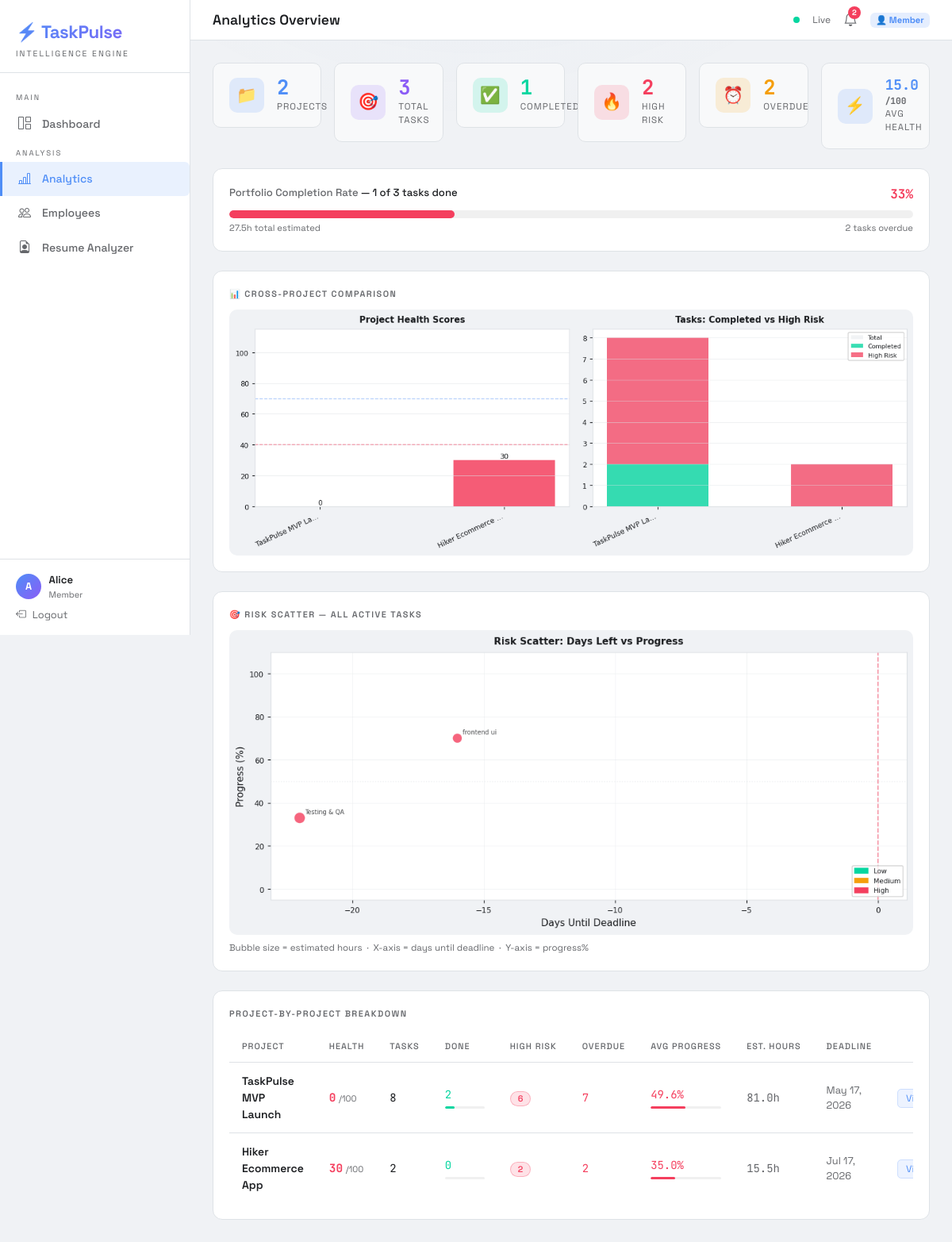
Page /analytics (signed in) on the committed database.
### tables this page shows
CREATE TABLE user (
                id            INTEGER PRIMARY KEY AUTOINCREMENT,
                username      TEXT    NOT NULL UNIQUE,
                email         TEXT    NOT NULL UNIQUE,
                password_hash TEXT,
                role          TEXT    NOT NULL DEFAULT 'member',
                created_at    TEXT    NOT NULL DEFAULT (datetime('now'))
            );

CREATE TABLE project (
                id          INTEGER PRIMARY KEY AUTOINCREMENT,
                name        TEXT    NOT NULL,
                description TEXT,
                deadline    TEXT    NOT NULL,
                created_at  TEXT    NOT NULL DEFAULT (datetime('now')),
                created_by  INTEGER REFERENCES user(id)
            );

### app.py (the view)
@app.route('/analytics')
@login_required
def analytics():
    if current_user.role == 'manager':
        projects  = db_get_projects_by_manager(current_user.id)
        all_tasks = db_get_tasks_by_manager(current_user.id)
    else:
        all_tasks = db_get_tasks_by_assignee(current_user.id)
        projects  = db_get_projects_for_user(current_user.id)
    now  = datetime.utcnow()
    rows = []
    for p in projects:
        tasks = db_get_tasks_by_project(p.id)
        if not tasks: continue
        df = pd.DataFrame([{'progress': t.progress, 'est_hours': t.estimated_hours,
                             'risk': compute_risk(t), 'status': t.status,
                             'days_remaining': (t.deadline - now).days} for t in tasks])
        rows.append({'project': p, 'health': round(project_health(tasks), 1),
                     'avg_prog': round(float(df['progress'].mean()), 1),
                     'total_hrs': round(float(df['est_hours'].sum()), 1),
                     'completed': int((df['status'] == 'Completed').sum()),
                     'total': len(tasks),
                     'high_risk': int((df['risk'] == 'High').sum()),
                     'overdue': int((df['days_remaining'] < 0).sum())})
    total_tasks     = len(all_tasks)
    total_completed = sum(1 for t in all_tasks if t.status == 'Completed')
    total_high_risk = sum(1 for t in all_tasks if compute_risk(t) == 'High')
    total_overdue   = sum(1 for t in all_tasks if (t.deadline - now).days < 0 and t.status != 'Completed')
    total_hours     = round(sum(t.estimated_hours for t in all_tasks), 1)
    avg_health      = round(float(np.mean([r['health'] for r in rows])) if rows else 0, 1)
    return render_template('analytics.html', projects=projects, rows=rows,
        total_tasks=total_tasks, total_completed=total_completed,
        total_high_risk=total_high_risk, total_overdue=total_overdue,
        total_hours=total_hours, avg_health=avg_health,
        cross_chart=make_cross_project_chart(rows) if rows else None,
        timeline_chart=make_timeline_overview(all_tasks) if all_tasks else None, now=now)

### templates/analytics.html (shortened to what this page needs)
{% extends "base.html" %}
{% block page_title %}Analytics Overview{% endblock %}
{% block content %}
<div class="row g-3 mb-4">
  <div class="col-6 col-md-2">
    <div class="stat-card">
      <div class="stat-icon" style="background:rgba(79,142,247,0.15);">📁</div>
      <div>
        <div class="stat-num" style="color:var(--accent);">{{ projects|length }}</div>
        <div class="stat-label">Projects</div>
      </div>
    </div>
  </div>
  <div class="col-6 col-md-2">
    <div class="stat-card">
      <div class="stat-icon" style="background:rgba(139,92,246,0.15);">🎯</div>
      <div>
        <div class="stat-num" style="color:var(--accent2);">{{ total_tasks }}</div>
        <div class="stat-label">Total Tasks</div>
      </div>
    </div>
  </div>
  <div class="col-6 col-md-2">
    <div class="stat-card">
      <div class="stat-icon" style="background:rgba(6,214,160,0.15);">✅</div>
      <div>
        <div class="stat-num" style="color:var(--accent3);">{{ total_completed }}</div>
        <div class="stat-label">Completed</div>
      </div>
    </div>
  </div>
  <div class="col-6 col-md-2">
    <div class="stat-card">
      <div class="stat-icon" style="background:rgba(244,63,94,0.15);">🔥</div>
      <div>
        <div class="stat-num" style="color:var(--danger);">{{ total_high_risk }}</div>
        <div class="stat-label">High Risk</div>
      </div>
    </div>
  </div>
  <div class="col-6 col-md-2">
    <div class="stat-card">
      <div class="stat-icon" style="background:rgba(245,158,11,0.15);">⏰</div>
      <div>
        <div class="stat-num" style="color:var(--warn);">{{ total_overdue }}</div>
        <div class="stat-label">Overdue</div>
      </div>
    </div>
  </div>
  <div class="col-6 col-md-2">
    <div class="stat-card">
      <div class="stat-icon" style="background:rgba(79,142,247,0.15);">⚡</div>
      <div>
        <div class="stat-num mono" style="color:var(--accent);font-size:1.1rem;">{{ avg_health }}
          <span style="font-size:0.7rem;color:var(--text2);">/100</span>
        </div>
        <div class="stat-label">Avg Health</div>
      </div>
    </div>
  </div>
</div>
{% if total_tasks > 0 %}
{% set comp_pct = (total_completed / total_tasks * 100)|round|int %}
<div class="tp-card mb-4">
  <div class="d-flex justify-content-between mb-2">
    <span style="font-size:0.82rem;color:var(--text2);font-weight:500;">
      Portfolio Completion Rate
      <span style="color:var(--text);"> — {{ total_completed }} of {{ total_tasks }} tasks done</span>
    </span>
    <span class="mono" style="font-size:1rem;font-weight:700;color:{% if comp_pct >= 70 %}var(--accent3){% elif comp_pct >= 40 %}var(--warn){% else %}var(--danger){% endif %};">{{ comp_pct }}%</span>
  </div>
  <div class="progress" style="height:10px;">
    <div class="progress-bar" data-width="{{ comp_pct }}"
      style="width:{{ comp_pct }}%;background:{% if comp_pct >= 70 %}var(--accent3){% elif comp_pct >= 40 %}var(--warn){% else %}var(--danger){% endif %};transition:width 1.2s ease;">
    </div>
  </div>
  <div class="d-flex justify-content-between mt-1">
    <span style="font-size:0.7rem;color:var(--text2);">{{ total_hours }}h total estimated</span>
    <span style="font-size:0.7rem;color:var(--text2);">{{ total_overdue }} task{{ 's' if total_overdue != 1 else '' }} overdue</span>
  </div>
</div>
{% endif %}
{% if cross_chart %}
<div class="tp-card mb-4">
  <div class="card-label">📊 Cross-Project Comparison</div>
  <div class="chart-wrap"><img alt="cross-project"></div>
</div>
{% endif %}
{% if timeline_chart %}
<div class="tp-card mb-4">
  <div class="card-label">🎯 Risk Scatter — All Active Tasks</div>
  <div class="chart-wrap"><img alt="timeline"></div>
  <div style="font-size:0.72rem;color:var(--text2);margin-top:0.5rem;">
    Bubble size = estimated hours &nbsp;·&nbsp; X-axis = days until deadline &nbsp;·&nbsp; Y-axis = progress%
  </div>
</div>
{% endif %}
{% if rows %}
<div class="tp-card mb-4">
  <div class="card-label">Project-by-Project Breakdown</div>
  <div class="table-responsive">
    <table class="tp-table">
      <thead>
        <tr>
          <th>Project</th>
          <th>Health</th>
          <th>Tasks</th>
          <th>Done</th>
          <th>High Risk</th>
          <th>Overdue</th>
          <th>Avg Progress</th>
          <th>Est. Hours</th>
          <th>Deadline</th>
          <th></th>
        </tr>
      </thead>
      <tbody>
      {% for r in rows %}
        {% set h = r.health %}
        {% set hc = 'var(--accent3)' if h >= 70 else 'var(--warn)' if h >= 40 else 'var(--danger)' %}
        {% set comp_r = (r.completed / r.total * 100)|round|int if r.total else 0 %}
        <tr>
          <td style="font-weight:600;">{{ r.project.name }}</td>
          <td>
            <span class="mono" style="font-size:0.9rem;font-weight:700;color:{{ hc }};">{{ h|int }}</span>
            <span style="font-size:0.68rem;color:var(--text2);">/100</span>
          </td>
          <td class="mono">{{ r.total }}</td>
          <td>
            <span style="color:var(--accent3);" class="mono">{{ r.completed }}</span>
            <div class="progress mt-1" style="height:3px;min-width:50px;">
              <div class="progress-bar" style="width:{{ comp_r }}%;background:var(--accent3);"></div>
            </div>
          </td>
          <td>
            {% if r.high_risk > 0 %}
            <span class="badge risk-high badge-risk">{{ r.high_risk }}</span>
            {% else %}
            <span style="color:var(--accent3);font-size:0.8rem;">✓ None</span>
            {% endif %}
          </td>
          <td>
            {% if r.overdue > 0 %}
            <span style="color:var(--danger);" class="mono">{{ r.overdue }}</span>
            {% else %}
            <span style="color:var(--accent3);">—</span>
            {% endif %}
          </td>
          <td>
            <span class="mono" style="color:{{ hc }};">{{ r.avg_prog }}%</span>
            <div class="progress mt-1" style="height:3px;min-width:60px;">
              <div class="progress-bar" style="width:{{ r.avg_prog }}%;background:{{ hc }};"></div>
            </div>
          </td>
          <td class="mono" style="color:var(--text2);">{{ r.total_hrs }}h</td>
          <td style="font-size:0.8rem;color:var(--text2);">{{ r.project.deadline.strftime('%b %d, %Y') }}</td>
          <td>
            <a href="{{ url_for('project_detail', pid=r.project.id) }}"
               style="font-size:0.75rem;padding:3px 10px;border-radius:5px;background:rgba(79,142,247,0.1);color:var(--accent);border:1px solid rgba(79,142,247,0.2);">
              View
            </a>
          </td>
        </tr>
      {% endfor %}
      </tbody>
    </table>
  </div>
</div>
{% endif %}
{% endblock %}

### templates/base.html (shortened to what this page needs)
<!DOCTYPE html>
<html lang="en">
<head>
<link href="https://cdn.jsdelivr.net/npm/bootstrap@5.3.0/dist/css/bootstrap.min.css" rel="stylesheet">
<link href="https://cdn.jsdelivr.net/npm/bootstrap-icons@1.11.0/font/bootstrap-icons.css" rel="stylesheet">
<link rel="stylesheet" href="/static/css/taskpulse.css">
</head>
<body>
{% if current_user.is_authenticated %}
<div class="sidebar">
  <div class="sidebar-brand">
    <div class="logo">⚡ TaskPulse</div>
    <div class="tagline">Intelligence Engine</div>
  </div>
  <nav class="sidebar-nav">
    <div class="nav-section">Main</div>
    <a href="{{ url_for('dashboard') }}" class="{% if request.endpoint == 'dashboard' %}active{% endif %}">
      <i class="bi bi-grid-1x2"></i><span>Dashboard</span>
    </a>
    <div class="nav-section">Analysis</div>
    <a href="{{ url_for('analytics') }}" class="{% if request.endpoint == 'analytics' %}active{% endif %}">
      <i class="bi bi-bar-chart-line"></i><span>Analytics</span>
    </a>
    <a href="{{ url_for('employees') }}" class="{% if request.endpoint == 'employees' %}active{% endif %}">
      <i class="bi bi-people"></i><span>Employees</span>
    </a>
    <a href="{{ url_for('resume_analyzer') }}" class="{% if request.endpoint == 'resume_analyzer' %}active{% endif %}">
      <i class="bi bi-file-earmark-person"></i><span>Resume Analyzer</span>
    </a>
  </nav>
  <div class="sidebar-footer">
    <div class="user-pill">
      <div class="avatar">{{ current_user.username[0].upper() }}</div>
      <div>
        <div class="user-name">{{ current_user.username }}</div>
        <div class="user-role">{{ current_user.role.title() }}</div>
      </div>
    </div>
    <a href="{{ url_for('logout') }}" class="d-flex align-items-center gap-2 mt-2" style="color:var(--text2);text-decoration:none;font-size:0.8rem;">
      <i class="bi bi-box-arrow-left"></i><span>Logout</span>
    </a>
  </div>
</div>
<div class="main-wrap">
  <div class="topbar">
    <div class="topbar-title">{% block page_title %}Dashboard{% endblock %}</div>
    <div class="d-flex align-items-center gap-3">
      <span class="pulse-dot"></span>
      <span style="font-size:0.75rem;color:var(--text2);">Live</span>
      <div class="position-relative" style="cursor:pointer;" onclick="toggleNotifs()">
        <i class="bi bi-bell" style="font-size:1.1rem;color:var(--text2);"></i>
        <span id="notif-badge" style="display:none;position:absolute;top:-4px;right:-4px;width:16px;height:16px;background:var(--danger);border-radius:50%;font-size:0.6rem;display:flex;align-items:center;justify-content:center;color:white;font-weight:700;" id="notif-count">0</span>
      </div>
      <span class="badge" style="background:rgba(79,142,247,0.15);color:var(--accent);font-size:0.7rem;">
        {% if current_user.role == 'manager' %}👑 Manager{% else %}👤 Member{% endif %}
      </span>
    </div>
  </div>
  <div class="content">
    {% block content %}{% endblock %}
  </div>
</div>
{% else %}
{% block auth_content %}{% endblock %}
{% endif %}
</body>
</html>

### rows in the picture
user: username "A", username "Alice", role "Member"
project: project.name "TaskPulse MVP Launch"
project: project.name "Hiker Ecommerce App"

### other values in the picture
{{ projects|length }} "2"
{{ total_tasks }} "3"
{{ total_completed }} "1"
{{ total_high_risk }} "2"
{{ total_overdue }} "2"
{{ avg_health }} "15.0"
{{ comp_pct }} "33"
{{ total_hours }} "27.5"
{{ 's' if total_overdue != 1 else '' }} "s"
{{ h|int }} "0" "30"
{{ r.total }} "8" "2"
{{ r.completed }} "2" "0"
{{ r.high_risk }} "6" "2"
{{ r.overdue }} "7" "2"
{{ r.avg_prog }} "49.6" "35.0"
